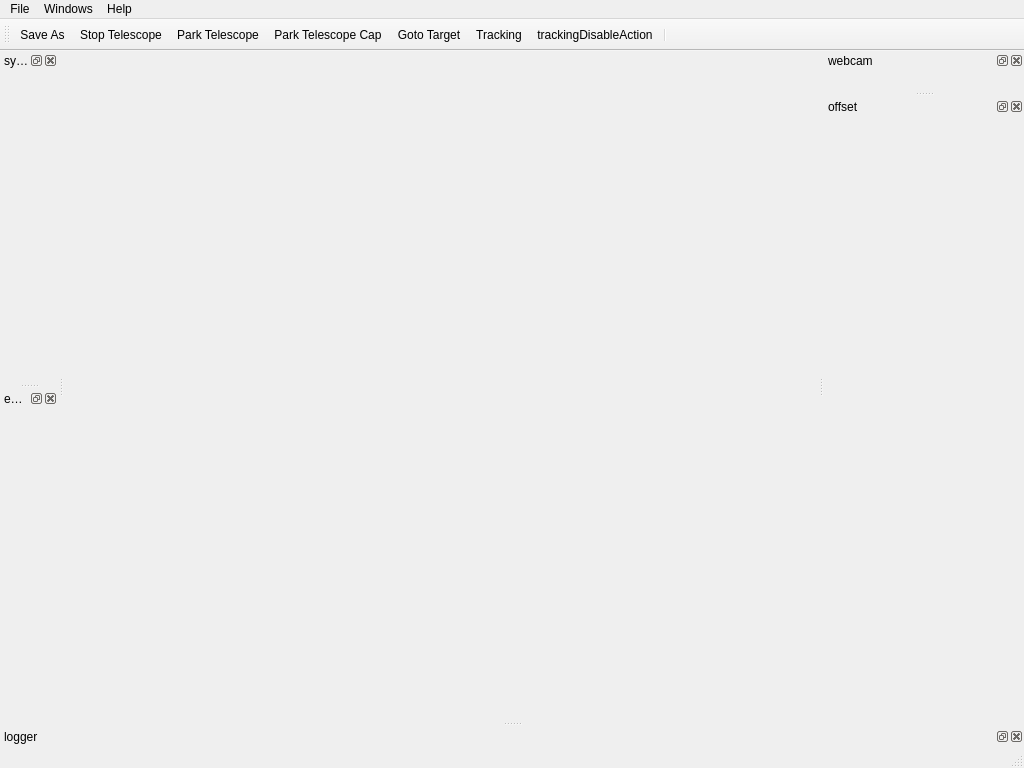
<?xml version="1.0" encoding="UTF-8"?>
<ui version="4.0">
 <class>MainWindow</class>
 <widget class="QMainWindow" name="MainWindow">
  <property name="geometry">
   <rect>
    <x>0</x>
    <y>0</y>
    <width>1024</width>
    <height>768</height>
   </rect>
  </property>
  <property name="minimumSize">
   <size>
    <width>1024</width>
    <height>768</height>
   </size>
  </property>
  <property name="windowTitle">
   <string>eso50cm telescope console</string>
  </property>
  <property name="dockNestingEnabled">
   <bool>true</bool>
  </property>
  <widget class="QWidget" name="centralWidget"/>
  <widget class="QMenuBar" name="menuBar">
   <property name="geometry">
    <rect>
     <x>0</x>
     <y>0</y>
     <width>1024</width>
     <height>23</height>
    </rect>
   </property>
   <widget class="QMenu" name="menuFile">
    <property name="title">
     <string>File</string>
    </property>
   </widget>
   <widget class="QMenu" name="menuWindows">
    <property name="title">
     <string>Windows</string>
    </property>
    <addaction name="logsLevelPanelAction"/>
    <addaction name="logsPanelAction"/>
   </widget>
   <widget class="QMenu" name="menuHelp">
    <property name="title">
     <string>Help</string>
    </property>
   </widget>
   <addaction name="menuFile"/>
   <addaction name="menuWindows"/>
   <addaction name="menuHelp"/>
  </widget>
  <widget class="QToolBar" name="mainToolBar">
   <property name="minimumSize">
    <size>
     <width>0</width>
     <height>32</height>
    </size>
   </property>
   <attribute name="toolBarArea">
    <enum>TopToolBarArea</enum>
   </attribute>
   <attribute name="toolBarBreak">
    <bool>false</bool>
   </attribute>
   <addaction name="saveAsAction"/>
   <addaction name="stopTelescopeAction"/>
   <addaction name="parkTelescopeAction"/>
   <addaction name="parkTelescopeCapAction"/>
   <addaction name="gotoTargetAction"/>
   <addaction name="trackingAction"/>
   <addaction name="trackingDisableAction"/>
   <addaction name="separator"/>
  </widget>
  <widget class="QStatusBar" name="statusBar"/>
  <widget class="QDockWidget" name="dockProcess">
   <property name="windowTitle">
    <string>system</string>
   </property>
   <attribute name="dockWidgetArea">
    <number>1</number>
   </attribute>
   <widget class="QWidget" name="dockWidgetContents">
    <property name="autoFillBackground">
     <bool>true</bool>
    </property>
   </widget>
  </widget>
  <widget class="QDockWidget" name="dockLogger">
   <property name="windowTitle">
    <string>logger</string>
   </property>
   <attribute name="dockWidgetArea">
    <number>8</number>
   </attribute>
   <widget class="QWidget" name="dockWidgetContents_2"/>
  </widget>
  <widget class="QDockWidget" name="dockWebcam">
   <property name="windowTitle">
    <string>webcam</string>
   </property>
   <attribute name="dockWidgetArea">
    <number>2</number>
   </attribute>
   <widget class="QWidget" name="dockWidgetContents_3"/>
  </widget>
  <widget class="QDockWidget" name="dockOffset">
   <property name="minimumSize">
    <size>
     <width>200</width>
     <height>300</height>
    </size>
   </property>
   <property name="baseSize">
    <size>
     <width>0</width>
     <height>0</height>
    </size>
   </property>
   <property name="features">
    <set>QDockWidget::AllDockWidgetFeatures</set>
   </property>
   <property name="windowTitle">
    <string>offset</string>
   </property>
   <attribute name="dockWidgetArea">
    <number>2</number>
   </attribute>
   <widget class="QWidget" name="dockWidgetContents_4"/>
  </widget>
  <widget class="QDockWidget" name="dockEncoder">
   <property name="windowTitle">
    <string>encoders</string>
   </property>
   <attribute name="dockWidgetArea">
    <number>1</number>
   </attribute>
   <widget class="QWidget" name="dockWidgetContents_5"/>
  </widget>
  <action name="saveAsAction">
   <property name="icon">
    <iconset resource="Console.qrc">
     <normaloff>:/eso50cm/Cosole/save.png</normaloff>:/eso50cm/Cosole/save.png</iconset>
   </property>
   <property name="text">
    <string>&amp;Save As</string>
   </property>
   <property name="toolTip">
    <string>Save As ...</string>
   </property>
  </action>
  <action name="gotoTargetAction">
   <property name="icon">
    <iconset resource="Console.qrc">
     <normaloff>:/eso50cm/Cosole/goto_target.png</normaloff>:/eso50cm/Cosole/goto_target.png</iconset>
   </property>
   <property name="text">
    <string>Goto Target</string>
   </property>
   <property name="toolTip">
    <string>goto target</string>
   </property>
  </action>
  <action name="stopTelescopeAction">
   <property name="icon">
    <iconset resource="Console.qrc">
     <normaloff>:/eso50cm/Cosole/stop_telescope.png</normaloff>:/eso50cm/Cosole/stop_telescope.png</iconset>
   </property>
   <property name="text">
    <string>Stop Telescope</string>
   </property>
   <property name="toolTip">
    <string>stop telescope</string>
   </property>
  </action>
  <action name="parkTelescopeAction">
   <property name="icon">
    <iconset resource="Console.qrc">
     <normaloff>:/eso50cm/Cosole/park_telescope.png</normaloff>:/eso50cm/Cosole/park_telescope.png</iconset>
   </property>
   <property name="text">
    <string>Park Telescope</string>
   </property>
   <property name="toolTip">
    <string>park telescope</string>
   </property>
  </action>
  <action name="parkTelescopeCapAction">
   <property name="icon">
    <iconset resource="Console.qrc">
     <normaloff>:/eso50cm/Cosole/park_cap.png</normaloff>:/eso50cm/Cosole/park_cap.png</iconset>
   </property>
   <property name="text">
    <string>Park Telescope Cap</string>
   </property>
   <property name="toolTip">
    <string>park telescope cap</string>
   </property>
  </action>
  <action name="trackingAction">
   <property name="icon">
    <iconset resource="Console.qrc">
     <normaloff>:/eso50cm/Cosole/tracking.png</normaloff>:/eso50cm/Cosole/tracking.png</iconset>
   </property>
   <property name="text">
    <string>Tracking</string>
   </property>
   <property name="toolTip">
    <string>set tracking</string>
   </property>
  </action>
  <action name="trackingDisableAction">
   <property name="icon">
    <iconset resource="Console.qrc">
     <normaloff>:/eso50cm/Cosole/tracking_disable.png</normaloff>:/eso50cm/Cosole/tracking_disable.png</iconset>
   </property>
   <property name="text">
    <string>trackingDisableAction</string>
   </property>
   <property name="toolTip">
    <string>stop tracking</string>
   </property>
  </action>
  <action name="logsLevelPanelAction">
   <property name="text">
    <string>Logs Level Panel  </string>
   </property>
  </action>
  <action name="logsPanelAction">
   <property name="text">
    <string>Logs Panel</string>
   </property>
  </action>
 </widget>
 <layoutdefault spacing="6" margin="11"/>
 <resources>
  <include location="Console.qrc"/>
 </resources>
 <connections/>
</ui>
